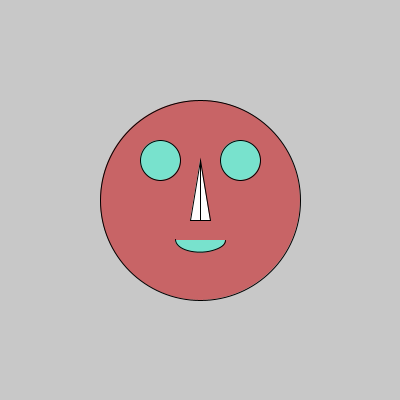
Frame 1 (no input)
Frame 60 (the mouse pressed at the canvas centre just before this capture): identical to frame 1, image omitted
Frame 120 (the mouse held since frame 60 and released just before this capture): identical to frame 1, image omitted

The Processing sketch that drew this single still picture (run headless with seeded random() and noise(); from frame 60 on, the mouse is pressed at the canvas centre):

// Processing sketch: draw_face
// ── draw_face.pde
//draw_face. u need the head, 2 eyes, and nose.

int face = 0;

void setup(){
  size(400, 400);
}


void draw(){
  background(200);
  drawFace(200, 200, 200, 200, color(200, 100, 102), color(255, 255, 255), color(120, 226, 205));
}

void drawFace(int x, int y, int wid, int heig, color face, color nose, color eye){ 
  
  stroke(0);
  fill(face);
  ellipse(x, y, wid, heig);
  
  fill(nose);
  triangle(x, y - heig / 5, x - wid / 20, y + heig / 10, x + wid / 20, y + heig / 10); 
  line(x, y - heig / 5, x, y + heig / 10);
  
  fill(eye);
  ellipse(x + wid / 5, y - heig / 5, wid / 5, heig / 5);
  ellipse(x - wid / 5, y - heig / 5, wid / 5, heig / 5);
  
  
  arc(x, y + heig / 5, wid / 4, heig / 8, 0, 22.0 / 7);
}
  
  
